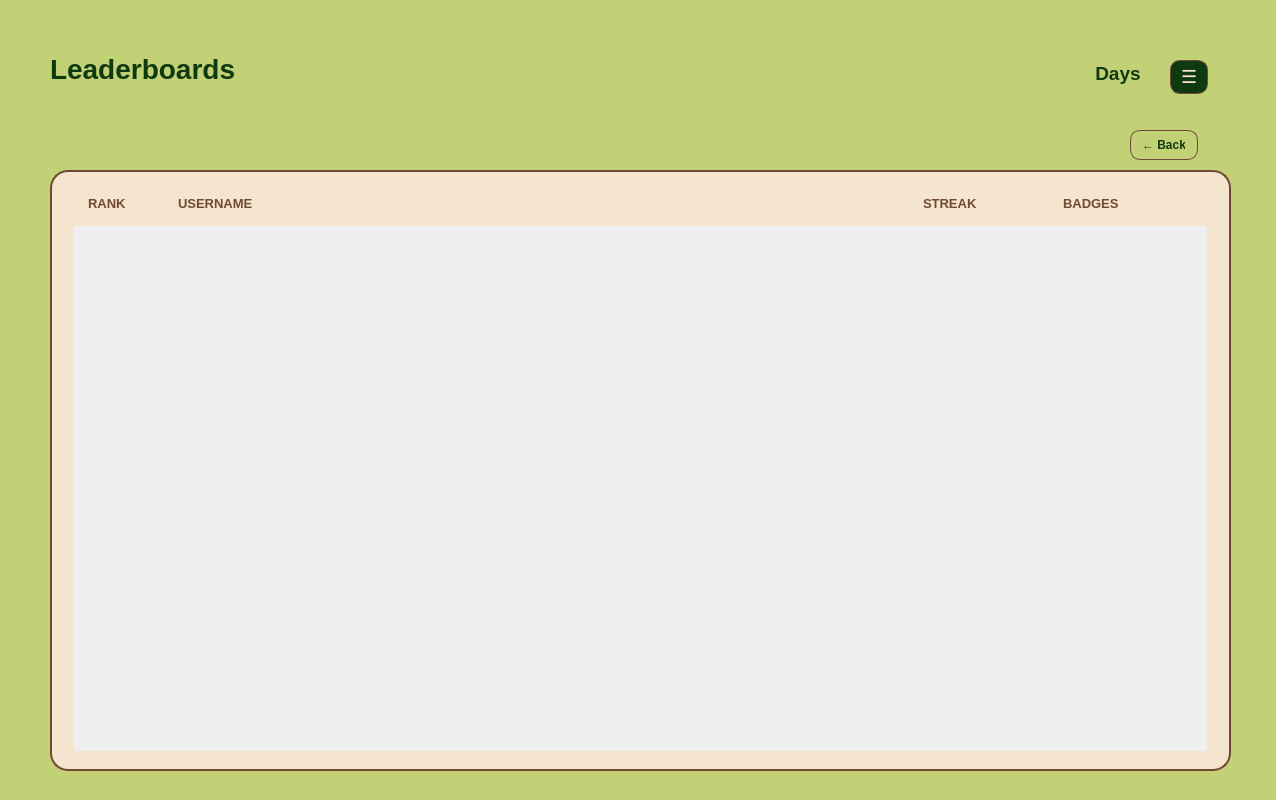
<?xml version="1.0" encoding="UTF-8"?>
<ui version="4.0">
 <class>Leaderboard</class>
 <widget class="QWidget" name="Leaderboard">
  <property name="geometry">
   <rect>
    <x>0</x>
    <y>0</y>
    <width>1276</width>
    <height>800</height>
   </rect>
  </property>
  <property name="minimumSize">
   <size>
    <width>800</width>
    <height>520</height>
   </size>
  </property>
  <property name="windowTitle">
   <string>Leaderboards — SenyaSabi</string>
  </property>
  <property name="styleSheet">
   <string notr="true">
QWidget#Leaderboard { background-color: #C2D076; }
QFrame#titlePanel, QFrame#streakPanel, QFrame#leaderboardPanel {
    background-color: #F5E5CF;
    border: 2px solid #704833;
    border-radius: 18px;
}
QLabel { color: #0f3a0f; }
QLabel#titleLabel { font-size: 28px; font-weight: 800; }
QLabel#lblCurrentStreak { font-size: 19px; font-weight: 800; }
QLabel#columnHeader { color: #704833; font-size: 13px; font-weight: 700; }
QLabel.imagePlaceholder {
    background-color: #C2D076;
    border: 2px dashed #704833;
    border-radius: 28px;
    color: #704833;
    font-size: 20px;
}
QFrame#currentUserRow {
    background-color: #E3EAAE;
    border: 2px solid #704833;
    border-radius: 12px;
}
QPushButton {
    background-color: #0f3a0f;
    color: #F5E5CF;
    border: 1px solid #704833;
    border-radius: 10px;
    padding: 6px 12px;
    font-weight: 700;
}
QPushButton:hover { background-color: #123f12; }
QPushButton#btnMenu { min-width: 36px; min-height: 32px; font-size: 18px; padding: 0; }
QPushButton#btnBack { background-color: transparent; color: #0f3a0f; }
   </string>
  </property>
  <widget class="QFrame" name="leaderboardPanel">
   <property name="enabled">
    <bool>true</bool>
   </property>
   <property name="geometry">
    <rect>
     <x>50</x>
     <y>170</y>
     <width>1181</width>
     <height>601</height>
    </rect>
   </property>
   <property name="frameShape">
    <enum>QFrame::Shape::NoFrame</enum>
   </property>
   <layout class="QVBoxLayout" name="leaderboardPanelLayout">
    <property name="spacing">
     <number>10</number>
    </property>
    <property name="leftMargin">
     <number>22</number>
    </property>
    <property name="topMargin">
     <number>18</number>
    </property>
    <property name="rightMargin">
     <number>22</number>
    </property>
    <property name="bottomMargin">
     <number>18</number>
    </property>
    <item>
     <layout class="QHBoxLayout" name="columnsLayout">
      <property name="leftMargin">
       <number>14</number>
      </property>
      <property name="rightMargin">
       <number>14</number>
      </property>
      <item>
       <widget class="QLabel" name="rankHeader">
        <property name="minimumSize">
         <size>
          <width>80</width>
          <height>26</height>
         </size>
        </property>
        <property name="styleSheet">
         <string notr="true">color: #704833; font-size: 13px; font-weight: 700;</string>
        </property>
        <property name="text">
         <string>RANK</string>
        </property>
       </widget>
      </item>
      <item>
       <widget class="QLabel" name="usernameHeader">
        <property name="styleSheet">
         <string notr="true">color: #704833; font-size: 13px; font-weight: 700;</string>
        </property>
        <property name="text">
         <string>USERNAME</string>
        </property>
       </widget>
      </item>
      <item>
       <spacer name="columnsSpacer">
        <property name="orientation">
         <enum>Qt::Orientation::Horizontal</enum>
        </property>
        <property name="sizeHint" stdset="0">
         <size>
          <width>40</width>
          <height>20</height>
         </size>
        </property>
       </spacer>
      </item>
      <item>
       <widget class="QLabel" name="streakHeader">
        <property name="minimumSize">
         <size>
          <width>130</width>
          <height>26</height>
         </size>
        </property>
        <property name="styleSheet">
         <string notr="true">color: #704833; font-size: 13px; font-weight: 700;</string>
        </property>
        <property name="text">
         <string>STREAK</string>
        </property>
       </widget>
      </item>
      <item>
       <widget class="QLabel" name="badgesHeader">
        <property name="minimumSize">
         <size>
          <width>130</width>
          <height>26</height>
         </size>
        </property>
        <property name="styleSheet">
         <string notr="true">color: #704833; font-size: 13px; font-weight: 700;</string>
        </property>
        <property name="text">
         <string>BADGES</string>
        </property>
       </widget>
      </item>
     </layout>
    </item>
    <item>
     <widget class="QScrollArea" name="scrollLeaderboard">
      <property name="frameShape">
       <enum>QFrame::Shape::NoFrame</enum>
      </property>
      <property name="widgetResizable">
       <bool>true</bool>
      </property>
      <widget class="QWidget" name="leaderboardContainer">
       <property name="geometry">
        <rect>
         <x>0</x>
         <y>0</y>
         <width>1133</width>
         <height>523</height>
        </rect>
       </property>
       <layout class="QVBoxLayout" name="leaderboardLayout">
        <property name="spacing">
         <number>10</number>
        </property>
        <property name="leftMargin">
         <number>4</number>
        </property>
        <property name="topMargin">
         <number>4</number>
        </property>
        <property name="rightMargin">
         <number>4</number>
        </property>
        <property name="bottomMargin">
         <number>4</number>
        </property>
       </layout>
      </widget>
     </widget>
    </item>
   </layout>
  </widget>
  <widget class="QLabel" name="lblCurrentStreak">
   <property name="geometry">
    <rect>
     <x>1090</x>
     <y>60</y>
     <width>50</width>
     <height>26</height>
    </rect>
   </property>
   <property name="text">
    <string> Days</string>
   </property>
  </widget>
  <widget class="QLabel" name="titleLabel">
   <property name="geometry">
    <rect>
     <x>50</x>
     <y>50</y>
     <width>189</width>
     <height>37</height>
    </rect>
   </property>
   <property name="text">
    <string>Leaderboards</string>
   </property>
   <property name="alignment">
    <set>Qt::AlignmentFlag::AlignVCenter</set>
   </property>
  </widget>
  <widget class="QPushButton" name="btnBack">
   <property name="geometry">
    <rect>
     <x>1130</x>
     <y>130</y>
     <width>68</width>
     <height>30</height>
    </rect>
   </property>
   <property name="text">
    <string>← Back</string>
   </property>
  </widget>
  <widget class="QWidget" name="">
   <layout class="QHBoxLayout" name="backLayout"/>
  </widget>
  <widget class="QPushButton" name="btnMenu">
   <property name="geometry">
    <rect>
     <x>1170</x>
     <y>60</y>
     <width>38</width>
     <height>34</height>
    </rect>
   </property>
   <property name="text">
    <string>☰</string>
   </property>
  </widget>
 </widget>
 <resources/>
 <connections/>
</ui>
